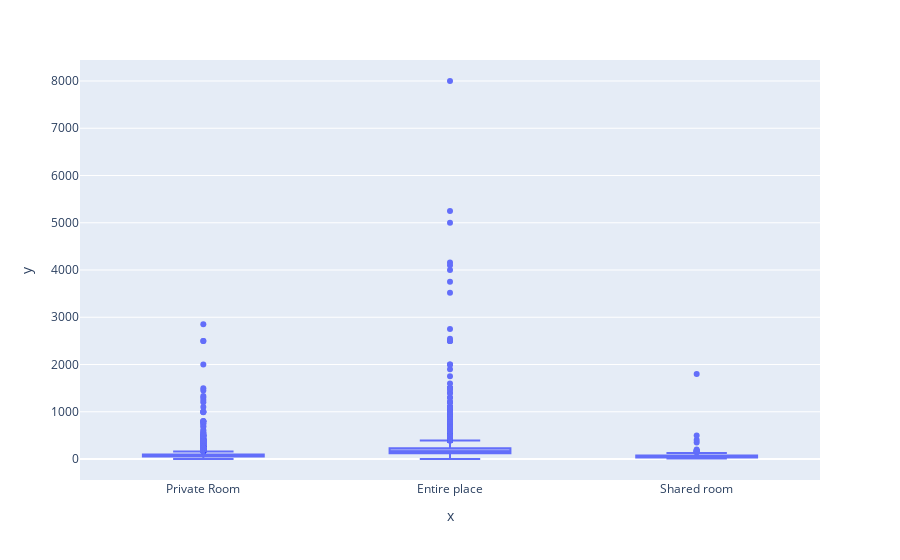

Notebook code cell kept with this figure:
### Code cell
fig = px.box(x = airbnb['room_type'], y = airbnb['price'])
fig.show()

### Figure 1 — Plotly figure (JSON) as saved in the notebook; plotly's stock layout.template omitted (floating-point values rounded to 4 significant figures; data arrays with more than 128 entries replaced by an {"elided": "..."} marker saying what was removed)
{"data": [{"alignmentgroup": "True", "hovertemplate": "x=%{x}<br>y=%{y}<extra></extra>", "legendgroup": "", "marker": {"color": "#636efa"}, "name": "", "notched": false, "offsetgroup": "", "orientation": "v", "showlegend": false, "type": "box", "x": {"elided": "10016 str values"}, "x0": " ", "xaxis": "x", "y": {"elided": "10016 int values"}, "y0": " ", "yaxis": "y"}], "layout": {"boxmode": "group", "legend": {"tracegroupgap": 0}, "margin": {"t": 60}, "xaxis": {"anchor": "y", "domain": [0, 1], "title": {"text": "x"}}, "yaxis": {"anchor": "x", "domain": [0, 1], "title": {"text": "y"}}}}
